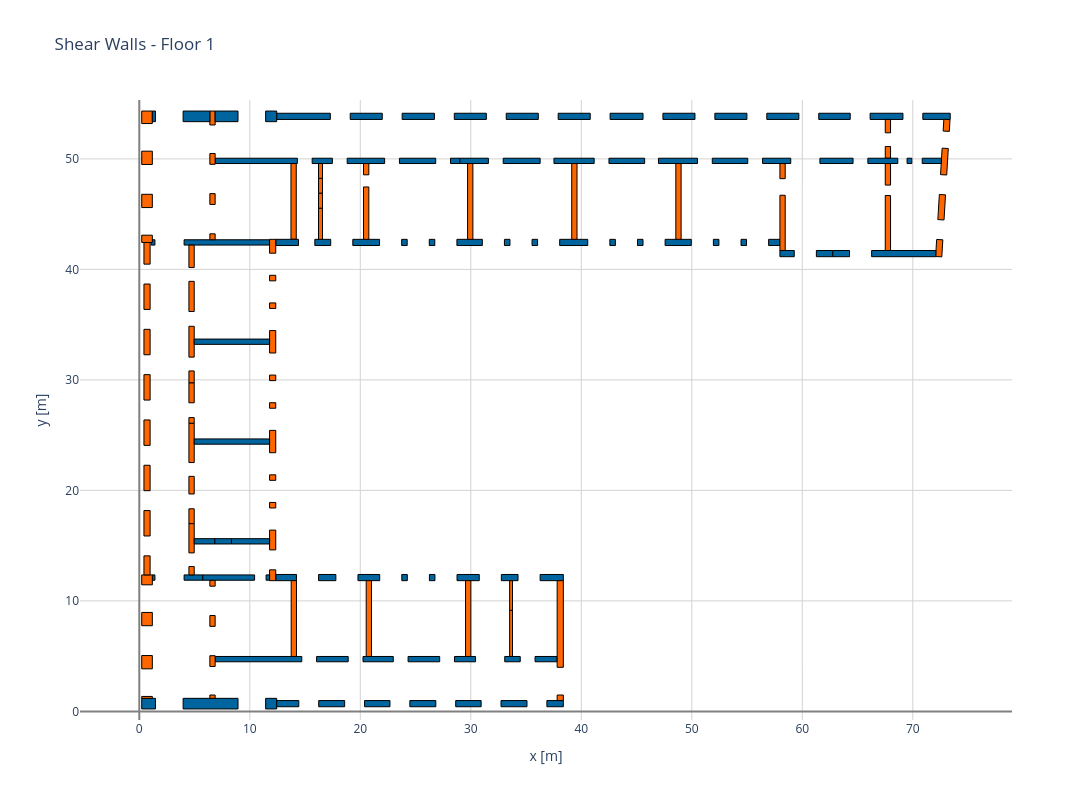

The cell this chart's notebook holds for it:
### Markdown cell above
### 2D layout

### Code cell
floor_id = 0
S.plot_floor_layout(floor_id)
